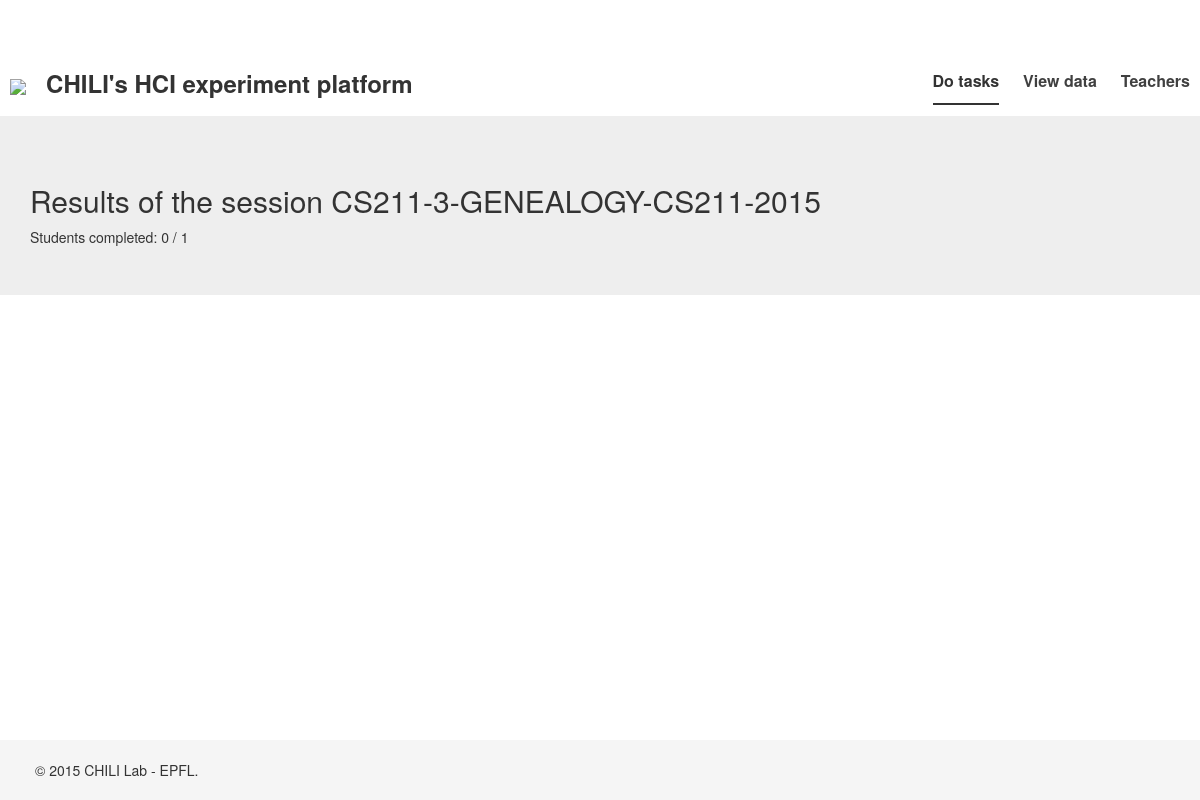
Before: /results/2/ (signed in) with the older database file.
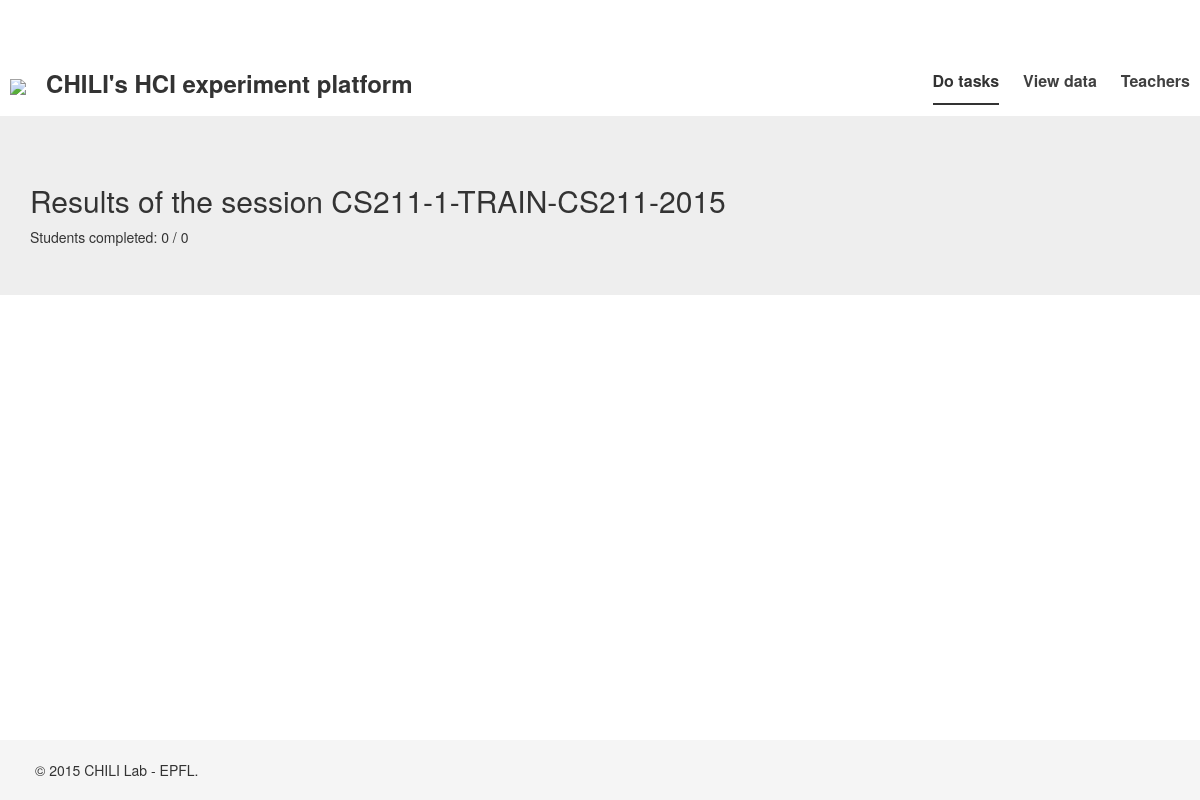
After: the same page with the newer database file.
### experiment/models.py (models this page shows, shortened)
class Session(models.Model):
    experiment = models.ForeignKey(Experiment)
    course = models.ForeignKey(Course)
    time = models.TimeField(auto_now_add=True)
    closed = models.BooleanField()
    def __str__(self):
        return self.experiment.slug.__str__() + "-" + self.course.__str__()
    def num_students(self):
        return self.user_set.all().count()
    def num_students_completed(self):
        return self.user_set.filter(completed=1).count()

class Experiment(models.Model):
    slug = models.CharField(max_length=50)
    name = models.CharField(max_length=50)

class Course(models.Model):
    slug = models.CharField(max_length=50)
    name = models.CharField(max_length=50)
    def __str__(self):
        return self.name.__str__()

### analytics/views.py (the view)
# urls.py: url(r'^results/(?P<id>\d+)/$', login_required(ResultsView.as_view()), name='results'),
class ResultsView(TemplateView):
    def get(self, request, *args, **kwargs):
        session = Session.objects.get(id = kwargs['id'])
        results = Result.objects.filter(user__in = session.user_set.all())
        ep = EXPERIMENT_CLASSES[session.experiment.slug]()
        processed_results = ep.process_results(results)
        context = {"results": processed_results, "session": session}
        return render(request, "analytics/generic.html", context)

### templates/analytics/generic.html (shortened to what this page needs)
{% extends "base.html" %}
{% load staticfiles %}
{% block content %}
    <div class="jumbotron">
      <div class="container">
	<h2>Results of the session {{ session }}</h2>
	Students completed: {{ session.num_students_completed }} / {{ session.num_students }}
      </div>
    </div>
{% endblock %}

Changed rows visible on the page:
changed Session: experiment+course "CS211-3-GENEALOGY-CS211-2015" → "CS211-1-TRAIN-CS211-2015"; num_students "1" → "0"
